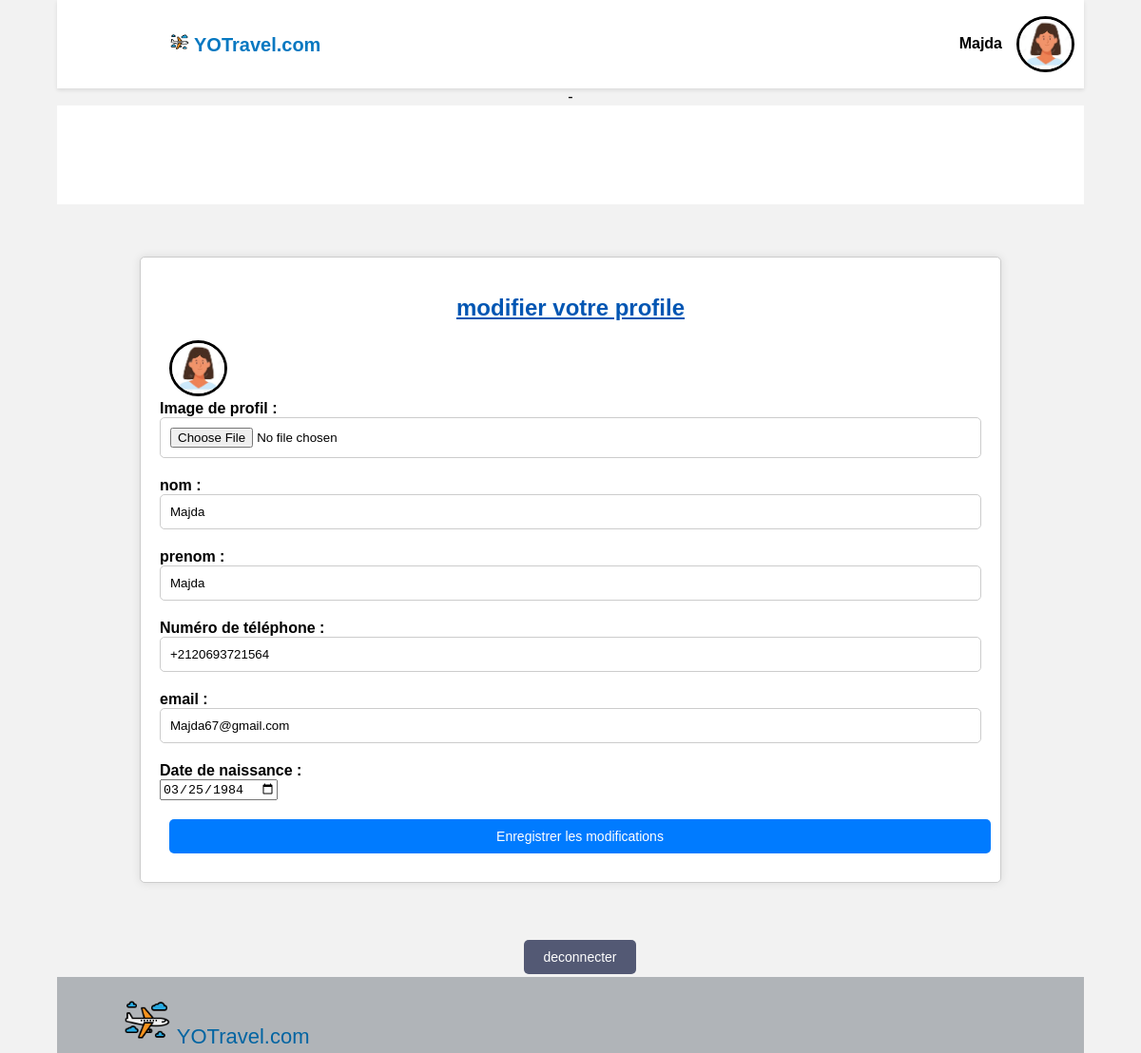
/profile/ (signed in), run on the app's committed database.
### vacance/models.py (models this page shows, shortened)
class User(AbstractUser):
    numero_de_telephone = models.CharField(max_length=15, null=True, blank=True)
    pays = models.CharField(max_length=100, null=True, blank=True)
    ville = models.CharField(max_length=100, null=True, blank=True)
    image_de_profil = models.ImageField(upload_to='images/profiles/', null=True, blank=True)
    statut = models.CharField(max_length=50)
    date_Nai = models.DateField(null=True, blank=True)

### vacance/views.py (the view)
# urls.py: path('profile/', views.profile, name='profile'),
def profile(request):
    user = request.user
    return render(request, 'vacance/user/profile.html', {'user': user})

### vacance/template/vacance/user/profile.html (shortened to what this page needs)
{% load static %}
<!DOCTYPE html>
<html lang="en">
<head>
  <link rel="stylesheet" href="{% static 'css/details.css' %}">
</head>
<body>
  <div class="header">
    <div class="logo" >
      <a href="{% url 'voyage' %}">
      <img id='ico'  src="{% static 'images/avion.png' %}"></a>
      YOTravel.com
  </div>
      <h4 id="nom">{{ user.first_name }}</h4>
      <img id="imgprof" src="{{ user.image_de_profil.url }}" alt="{{ user.first_name }}">
  </div>
<div> - </div>
     <div class="scrolling-container">
      <div class="scrolling-content">
      </div>
    </div>
          <div id='reservation' class="container">
            <h2>modifier votre profile</h2>
<form method="post" action="{% url 'modifier_profile' %}" enctype="multipart/form-data">
    <div class="form-group">
        <img id="imgprof" src="{{ user.image_de_profil.url }}" alt="{{ user.first_name }}">
        <label for="image_de_profil">Image de profil :</label>
        <input type="file" id="image_de_profil" name="image_de_profil">
    </div>
    <div class="form-group">
        <label for="last_name">nom :</label>
        <input type="text" id="last_name" name="last_name" value="{{ user.last_name }}">
    </div>
    <div class="form-group">
        <label for="first_name">prenom :</label>
        <input type="text" id="first_name" name="first_name" value="{{ user.first_name }}">
    </div>
    <div class="form-group">
        <label for="numero_de_telephone">Numéro de téléphone :</label>
        <input type="text" id="numero_de_telephone" name="numero_de_telephone" value="{{ user.numero_de_telephone }}">
    </div>
    <div class="form-group">
        <label for="email">email :</label>
        <input type="text" id="email" name="email" readonly value="{{ user.username }}">
    </div>
    <div class="form-group">
        <label for="date_Nai">Date de naissance :</label>
        <input type="date" id="date_Nai" name="date_Nai" value="{{ user.date_Nai|date:'Y-m-d' }}">
    </div>
    <button type="submit">Enregistrer les modifications</button>
</form>
        </div>
       <a href="{% url 'deconnexion' %}"><button id="dec" >deconnecter</button> </a>
      <div class="footer">
        <div class="foot" >
            <a href="{% url 'voyage' %}">
            <img id='icof'  src="{% static 'images/avion.png' %}"></a>
            YOTravel.com
        </div>
      </div>
  </body>
  </html>

### static/css/details.css (style rules this page uses)
body { font-family: 'Arial', sans-serif; background-color: #f2f2f2; margin: 0; display: flex; flex-direction: column; align-items: center; justify-content: center; width: 90%; margin-left: 5%; }
.header { display: flex; justify-content: space-between; align-items: center; width: 100%; padding-top: 16px; padding-bottom: 16px; background-color: #fff; box-shadow: 0 2px 4px rgba(0, 0, 0, 0.1); }
.logo { font-size: 20px; font-weight: bold; color: #0678C1; margin-left: 11%; }
.login-button, .signup-button ,button { background-color: #0678C1; color: #fff; border: none; padding: 12px 20px; cursor: pointer; font-size: 14px; margin-left: 16px; margin-right: 16px; border-radius: 4px; }
a { color: inherit; text-decoration: none; }
#ico { max-height: 20px; }
.scrolling-container { width: 100%; overflow: hidden; background-color: #ffffff; margin-bottom: 5px; }
.scrolling-content { white-space: nowrap; display: inline-block; animation: scrollAnimation 25s linear infinite; }
.scrolling-content::before, .scrolling-content::after { content: attr(data-content); white-space: nowrap; display: inline-block; animation: inherit; }
.scrolling-content::before { margin-right: -100%; }
#imgprof { border-radius: 100%; height:53px; width: 55px; border:solid #000000; margin-right:10px; margin-left:10px; }
#nom { margin-left: auto ; padding-left: 15px; padding-right: 5px; }
.footer { position: flex ; bottom: 0; left: 0; height: 80px; width: 100%; margin-bottom: auto; background-color: #34404b59; color: white; align-items: center; }
.foot { margin-top: 20px; margin-left: 70px; color:#0064a2; font-size: 22px; }
#icof { width: 50px; height: 50px; }

### vacance/template/vacance/user/profile.html (style rules this page uses)
#dec { background-color: rgba(49, 56, 89, 0.825); margin-bottom: 3px; }
.container { background-color: #fff; width: 80%; margin: 50px auto; padding: 20px; border: 1px solid #ccc; border-radius: 5px; box-shadow: 0 0 10px rgba(0, 0, 0, 0.1); }
h2 { color: #0056b3; text-decoration: underline; text-align: center; }
.form-group { margin-bottom: 20px; }
label { display: block; font-weight: bold; }
input[type="text"], input[type="email"], input[type="file"] { width: 100%; padding: 10px; border: 1px solid #ccc; border-radius: 5px; box-sizing: border-box; }
button { display: block; width: 100%; padding: 10px; background-color: #007bff; color: #fff; border: none; border-radius: 5px; cursor: pointer; margin: 10px; }

### data on the page
User: first_name "Majda", image_de_profil (picture), last_name "Majda", numero_de_telephone "+2120693721564", email "Majda67@gmail.com", date_Nai "03/25/1984"
